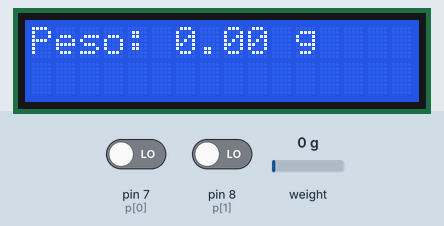
This sketch was run on a simulated Arduino Uno, built with avr-gcc and run on an emulated ATmega328P. On the bench: 16×2 character LCD. The inputs (shaded band) are chosen by the test bench; at power-on: pin 7 (p[0]) LOW, pin 8 (p[1]) LOW, weight on the scale 0 g.

Above: at 5.3 s.
5.4 s: pin 7 (p[0]) driven HIGH
At 6.2 s:
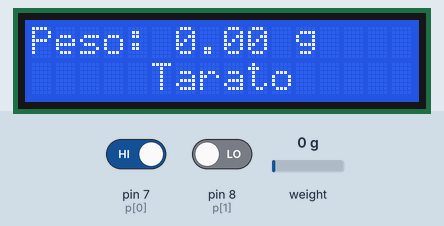
7.9 s: pin 8 (p[1]) driven HIGH
At 8.8 s:
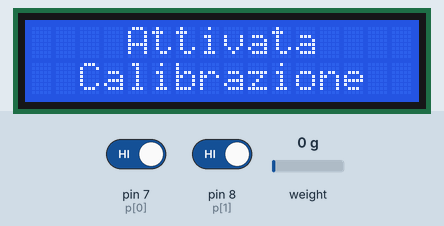
10.9 s: pin 7 (p[0]) driven LOW
At 13.4 s:
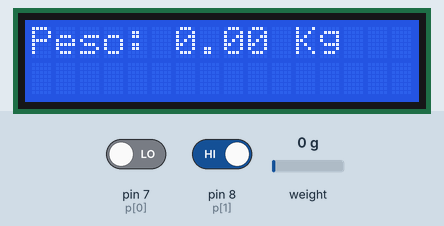
13.9 s: weight on the scale set to 100 g
At 15.2 s:
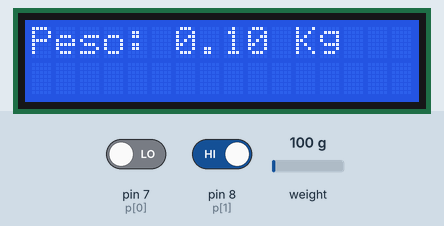
15.5 s: weight on the scale set to 1250 g
At 16.5 s:
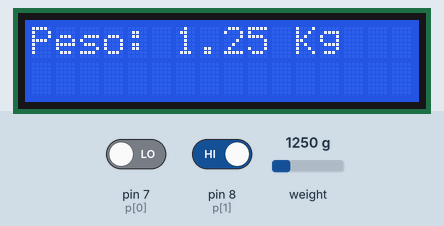
17.2 s: weight on the scale set to 2500 g
At 18.6 s:
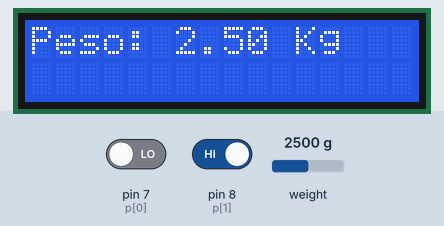
Timing chart, 0 to 19.8 s (numbered marks = the images above; inputs shaded):
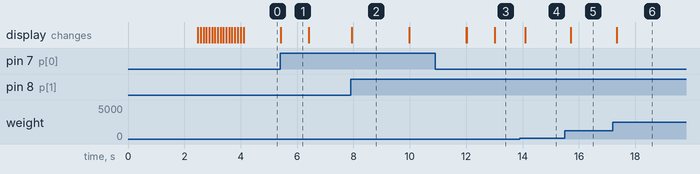

The sketch:

UteScale.ino
```cpp
#include <Wire.h>
#include <LiquidCrystal_I2C.h>
#include <HX711_ADC.h>
const int HX711_dout = 4; //mcu > HX711 dout pin
const int HX711_sck = 5; //mcu > HX711 sck pin

//HX711 constructor:
HX711_ADC LoadCell(HX711_dout, HX711_sck);
float calibration_factor = 383.19;
float units=0.00;
int u=0;
float convert[3];
float pv=0;
const String um[]={"g", "Kg", "lb"};
bool newDataReady=false;
bool tar=0;
unsigned long t = 0;
int tartime=0;
int p[2]={7, 8};
bool sp[2]={0, 0};

LiquidCrystal_I2C lcd(0x27, 16, 2);

void center(const char str[], bool a, int k){
  size_t Size = strlen(str);
  lcd.setCursor(floor(8-Size/2)-k, a);
  lcd.print(str);
}

bool puls(int k){
  return digitalRead(p[k-1]);
}

void update(){
    lcd.clear();
    lcd.setCursor(0, 0);
    lcd.print("Peso: ");
    lcd.print(convert[u]);
    lcd.print(" ");
    lcd.print(um[u]);
    pv=convert[u];
    if(millis()-tartime<1000){
      center("Tarato", 1, 0);
      tar=true;
  }
  else if (tar){
      tar=false;
  }
}


void setup() {
  pinMode(p[0], INPUT);
  pinMode(p[1], INPUT);

  lcd.init();
  lcd.backlight();
  Serial.begin(9600);
  center("MonTech Scale", 0, 1);
  LoadCell.begin();
  unsigned long stabilizingtime = 2000; // preciscion right after power-up can be improved by adding a few seconds of stabilizing time
  boolean _tare = true; //set this to false if you don't want tare to be performed in the next step
  LoadCell.start(stabilizingtime, _tare);
  if (LoadCell.getTareTimeoutFlag()) {
    while (1);
  }
  else {
    LoadCell.setCalFactor(393.55); // set calibration value (float)
  }

  lcd.setCursor(0,1);
  for(int i=0; i<16; i++){
    lcd.print("_");
    delay(100);
  }
  update();
}


void loop() {
  if (LoadCell.update()){
    newDataReady = true;
  }
  if (newDataReady) {
    if (millis() > t + 200) {
      units = LoadCell.getData();
      long val;
      val = (long) (units * 10L); // val = 1234
      units = (float) val / 10.0; // x = 1234 / 10.0 = 123.4
      newDataReady = 0;
      t = millis();
    }
  }
  convert[0]=units;
  convert[1]=units/1000;
  convert[2]=units*0.00220462;

  if(convert[u]!=pv)
    update();


  if(millis()-tartime<1000){
      center("Tarato", 1, 0);
      tar=true;
  }
  else if (tar){
      update();
      tar=false;
  }

  int time=millis();
  if(puls(2) and !puls(1)){
    if(!sp[1])
      u=(u+1)%3;
    sp[1]=true;
  }
  else
    sp[1]=false;

  if(puls(1) and !puls(2)){
    if(!sp[0]){
      LoadCell.tareNoDelay();
    }
    sp[0]=true;
  }
  else
    sp[0]=false;

  if (LoadCell.getTareStatus() == true) {
    tartime=millis();
  }

  if(puls(1) and puls(2)){
    lcd.clear();
    center("Attivata", 0, 0);
    center("Calibrazione", 1, 0);
    LoadCell.tareNoDelay();
    delay(2000);
    lcd.clear();
    lcd.print("Appoggiare 100 g");
    lcd.setCursor(0, 1);
    lcd.print("e premere tara");
    while(!puls(1) and !puls(2));
    lcd.clear();
    if(puls(2)){
      center("Calibrazione", 0, 0);
      center("Annullata", 1, 0);
      delay(2000);
      update();
      return;
    }
    center("Calibrazione...", 0, 0);
    lcd.setCursor(0, 1);
    LoadCell.refreshDataSet(); //refresh the dataset to be sure that the known mass is measured correct
    calibration_factor = LoadCell.getNewCalibration(100.0);
    for(int i=0; i<16; i++){
      lcd.print("_");
      delay(100);
    }
    lcd.clear();
    center("Successo!", 0, 0);
    lcd.setCursor(0, 1);
    lcd.print("C.F. = ");
    lcd.print(calibration_factor);
    delay(2000);
    update();
  }

  delay(10);
}
```

Measured:
- after the input at 5.4 s, the display: changes at once (image 1)
- after the input at 7.9 s, the display: changes at once (image 2)
- after the input at 10.9 s, the display: first differs from a run without the input after 1.1 s (image 3 shows a later state)
- after the input at 13.9 s, the display: changes after 0.19 s (image 4)
- after the input at 15.5 s, the display: changes after 0.22 s (image 5)
- after the input at 17.2 s, the display: changes after 0.14 s (image 6)
- what the display in image 1 shows lasts 1.0 s, from 5.4 s to 6.4 s
